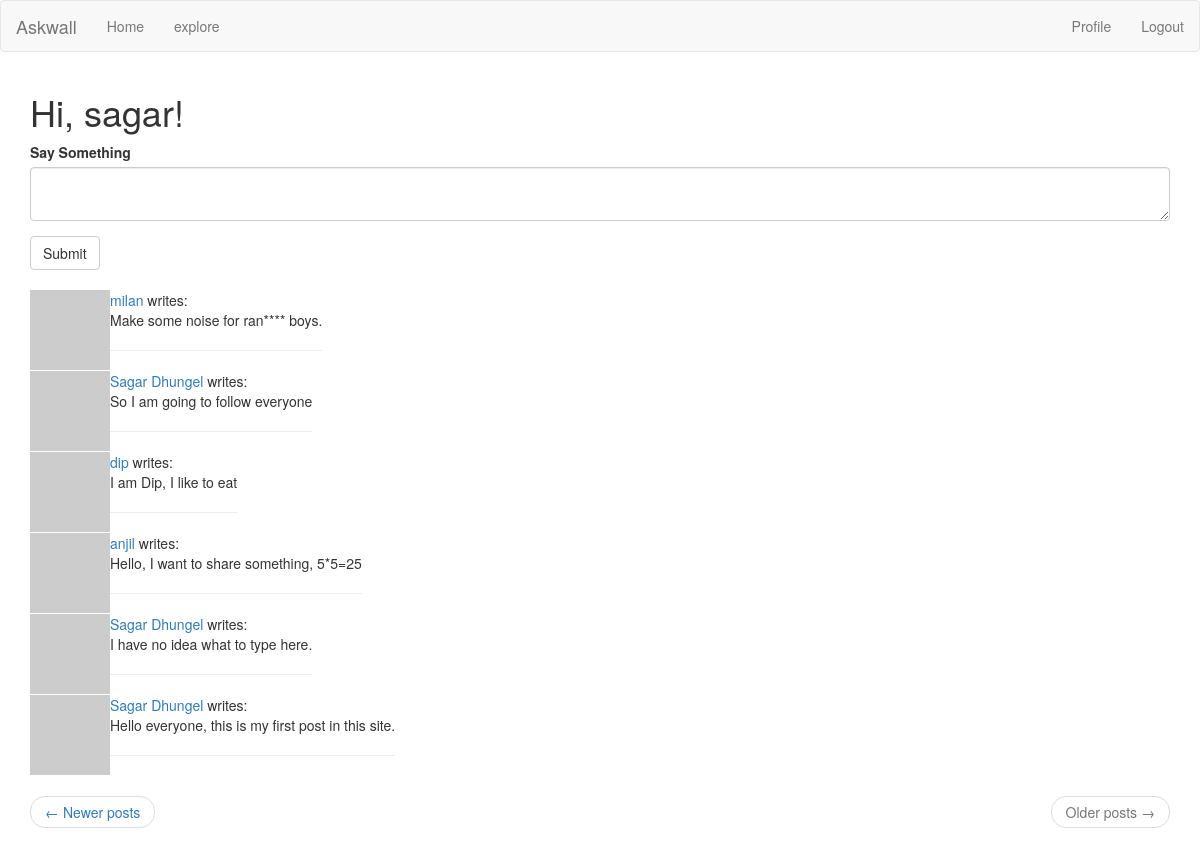
Page /index?page=2 (signed in) on the committed database.
### app/models.py (models this page shows, shortened)
class User(UserMixin, db.Model):
	id = db.Column(db.Integer, primary_key= True)
	username = db.Column(db.String(64), index = True)
	profile_name = db.Column(db.String(64))
	email = db.Column(db.String(120), index = True)
	password_hash = db.Column(db.String(128))
	posts = db.relationship('Post', backref='author', lazy='dynamic')
	about_me = db.Column(db.String(150))
	last_seen = db.Column(db.DateTime, default=datetime.utcnow)
	followed = db.relationship(
		'User', secondary=followers,
		primaryjoin = (followers.c.follower_id == id),
		secondaryjoin = (followers.c.followed_id == id),
		backref = db.backref('followers', lazy='dynamic'), lazy ='dynamic')
	def avatar(self, size):
		digest = md5(self.email.lower().encode('utf-8')).hexdigest()
		return 'http://www.gravatar.com/avatar/{}?d=identicon&s={}'.format(digest, size)
	def followed_posts(self):
		followed = Post.query.join(
			followers, (followers.c.followed_id == Post.user_id)).filter(
			followers.c.follower_id == self.id)
		own = Post.query.filter_by(user_id=self.id)
		return followed.union(own).order_by(Post.timestamp.desc())

class Post(db.Model):
	id = db.Column(db.Integer, primary_key = True)
	body = db.Column(db.String(140))
	timestamp = db.Column(db.DateTime, index= True, default=datetime.utcnow)
	user_id = db.Column(db.Integer, db.ForeignKey('user.id'))

### app/routes.py (the view)
@app.route('/', methods=['GET', 'POST'])
@app.route('/index', methods=['GET', 'POST'])
@login_required
def index():
	form = PostForm()
	if form.validate_on_submit():
		post = Post(body=form.post.data, author=current_user)
		db.session.add(post)
		db.session.commit()
		flash('Your post is now live')
		return redirect(url_for('index'))
	page = request.args.get('page', 1, type=int)
	posts = current_user.followed_posts().paginate(
		page, app.config['POSTS_PER_PAGE'], False)
	next_url = url_for('index', page=posts.next_num) if posts.has_next else None
	prev_url = url_for('index', page = posts.prev_num) if posts.has_prev else None
	return render_template('index.html', title = 'Home', form=form, posts=posts.items, next_url=next_url, prev_url = prev_url)

### app/forms.py
class PostForm(FlaskForm):
	post = TextAreaField("Say Something", validators = [
		DataRequired(), Length(min=1, max=140)])
	submit= SubmitField('Submit')

### app/models.py (called while the page is built)
@login.user_loader
def load_user(id):
	return User.query.get(int(id))

### app/routes.py (called while the page is built)
@app.before_request
def before_request():
	if current_user.is_authenticated:
		current_user.last_seen = datetime.utcnow()
		db.session.commit()

### app/templates/index.html
{% extends "base.html" %}
{% import 'bootstrap/wtf.html' as wtf %}
{% block app_content %}
    <h1>Hi, {{ current_user.username }}!</h1>
    {% if form %}
    {{ wtf.quick_form(form) }}
    <br>
    {% endif %}
    {% for post in posts %}
        {% include '_post.html' %}
    {% endfor %}
    <nav aria-label="...">
        <ul class="pager">
            <li class="previous{% if not prev_url %} disabled{% endif %}">
                <a href="{{ prev_url or '#' }}">
                    <span aria-hidden="true">&larr;</span> Newer posts
                </a>
            </li>
            <li class="next{% if not next_url %} disabled{% endif %}">
                <a href="{{ next_url or '#' }}">
                    Older posts <span aria-hidden="true">&rarr;</span>
                </a>
            </li>
        </ul>
    </nav>
{% endblock %}

### app/templates/_post.html
<table>
    <tr valign="top">
        <td><img src="{{ post.author.avatar(40) }}"></td>
        <td>{% if post.author.profile_name %}
	        	<a href="{{ url_for('user', username=post.author.username) }}">{{ post.author.profile_name }}</a>
        	{% else %}
        		<a href="{{ url_for('user', username=post.author.username) }}">{{ post.author.username }}</a>
        	{% endif %} writes:<br>{{ post.body }}<hr></td>
    </tr>
</table>

### rows in the picture
User: username "sagar"
Post: author.username "milan", body "Make some noise for ran**** boys."
Post: author.profile_name "Sagar Dhungel", body "So I am going to follow everyone"
Post: author.username "dip", body "I am Dip, I like to eat"
Post: author.username "anjil", body "Hello, I want to share something, 5*5=25"
Post: author.profile_name "Sagar Dhungel", body "I have no idea what to type here."
Post: author.profile_name "Sagar Dhungel", body "Hello everyone, this is my first post in this site."
